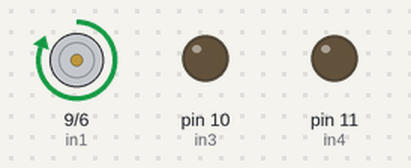
Bench run of a sketch on a simulated Arduino Uno, built with avr-gcc and run on an emulated ATmega328P. Parts: motor-driver pin pairs drawn as motors (green arrow = first pin HIGH = forward, orange = second pin HIGH = backward, longer = more drive), output pins drawn as LEDs (lit = HIGH).

Above: at 0.5 s.
Timing chart, 0 to 4.6 s (numbered marks = the images above):
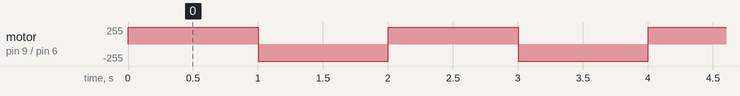

Measured:
- by itself, motor on pin 9 (in1) / pin 6 (in2): alternates forward 255/255 for 1.0 s and backward 255/255 for 1.0 s

The sketch:

sketch_oct29a.ino
```cpp
int in1 = 9;
int in2 = 6;
int in3 = 10;
int in4 = 11;


void setup() {
  Serial.begin(9600);
  pinMode(in1, OUTPUT);
  pinMode(in2, OUTPUT);
  pinMode(in3, OUTPUT);
  pinMode(in4, OUTPUT);
}

void loop() {
  digitalWrite(in1, HIGH);
  digitalWrite(in2, LOW);
  delay(1000);

  digitalWrite(in1, LOW);
  digitalWrite(in2, HIGH);
  delay(1000);
}
```
